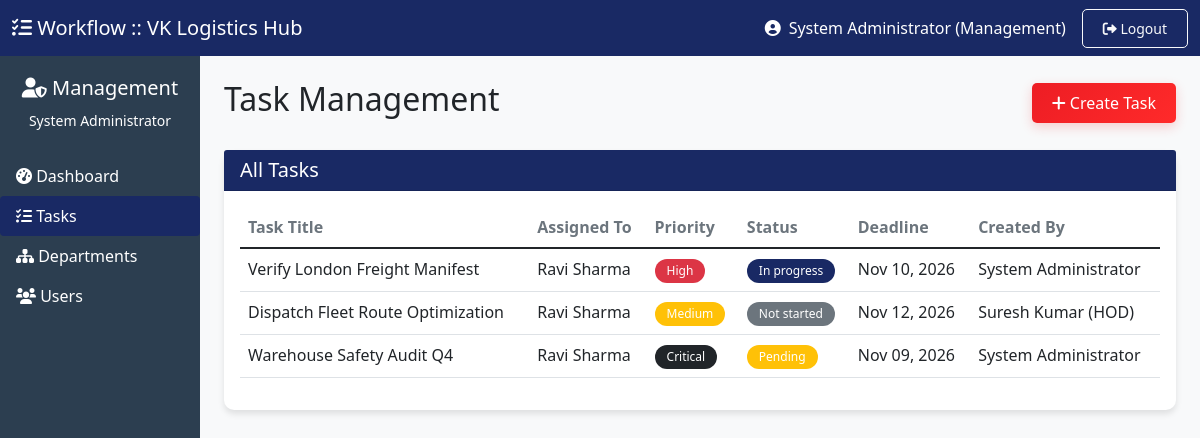
Before: /dashboard/management/tasks-1.php (signed in) with the older database file.
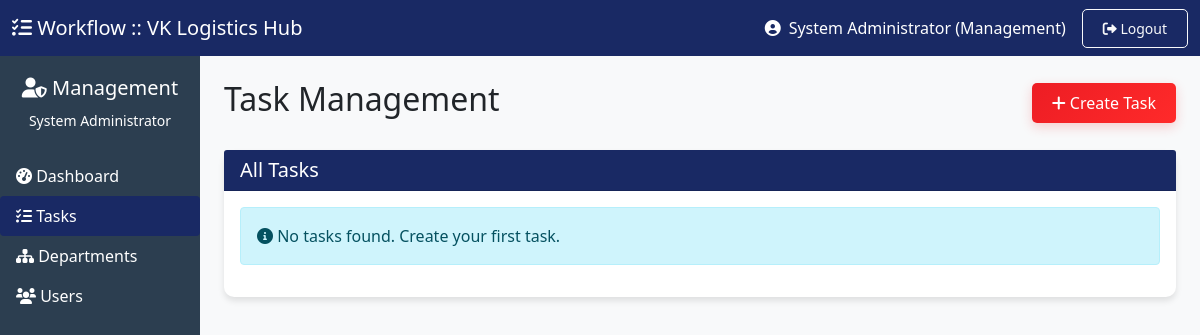
After: the same page with the newer database file.
### tables this page shows
CREATE TABLE IF NOT EXISTS `tasks` (
  `id` INT AUTO_INCREMENT PRIMARY KEY,
  `title` VARCHAR(255) NOT NULL,
  `description` TEXT NOT NULL,
  `priority` ENUM('low', 'medium', 'high', 'critical') DEFAULT 'medium',
  `status` ENUM('pending', 'not_started', 'in_progress', 'dependency_block', 'waiting_review', 'completed', 'rejected') DEFAULT 'pending',
  `deadline` DATE NOT NULL,
  `submission_details` TEXT NULL,
  `created_by` INT NOT NULL,
  `completed_at` DATETIME NULL,
  `created_at` TIMESTAMP DEFAULT CURRENT_TIMESTAMP,
  `updated_at` TIMESTAMP DEFAULT CURRENT_TIMESTAMP ON UPDATE CURRENT_TIMESTAMP,
  INDEX (`created_by`),
  INDEX (`status`),
  INDEX (`priority`)
);

CREATE TABLE IF NOT EXISTS `users` (
  `id` INT AUTO_INCREMENT PRIMARY KEY,
  `username` VARCHAR(50) NOT NULL UNIQUE,
  `email` VARCHAR(100) NOT NULL UNIQUE,
  `password` VARCHAR(255) NOT NULL,
  `full_name` VARCHAR(100) NOT NULL,
  `role` ENUM('management', 'hod', 'employee') NOT NULL,
  `department_id` INT NULL,
  `position` VARCHAR(100) NULL,
  `is_active` TINYINT(1) DEFAULT 1,
  `last_login` DATETIME NULL,
  `created_at` TIMESTAMP DEFAULT CURRENT_TIMESTAMP,
  INDEX (`department_id`),
  INDEX (`role`),
  INDEX (`is_active`)
);

### dashboard/management/tasks-1.php (the view, shortened to what the changed rows need)
<?php
require_once __DIR__ . '/../../config.php';
try {
    $db = getDB();
} catch(Exception $e) {
    die("Database connection failed. Please check your database setup.");
}
$tasks = [];
try {
    $stmt = $db->query("SELECT t.*, u.full_name as created_by_name, a.full_name as assigned_to_name FROM tasks t LEFT JOIN users u ON t.created_by = u.id LEFT JOIN task_assignments ta ON t.id = ta.task_id LEFT JOIN users a ON ta.assigned_to = a.id ORDER BY t.created_at DESC");
    $tasks = $stmt->fetchAll();
} catch(Exception $e) {
    $message = "Error loading data: " . $e->getMessage();
    $message_type = "danger";
}
?>
<!DOCTYPE html>
<html lang="en">
<head>
    <link href="https://cdn.jsdelivr.net/npm/bootstrap@5.1.3/dist/css/bootstrap.min.css" rel="stylesheet">
    <link rel="stylesheet" href="https://cdnjs.cloudflare.com/ajax/libs/font-awesome/6.0.0/css/all.min.css">
 <link href="../../assets/css/style.css" rel="stylesheet">
</head>
<body style="background-color: #f8f9fa;">
    <div class="container-fluid">
        <div class="row">
            <main class="col-md-9 ms-sm-auto col-lg-10 px-md-4 py-4">
                <div class="d-flex justify-content-between align-items-center mb-4">
                    <h1 class="h2">Task Management</h1>
                </div>
                <div class="card">
                    <div class="card-body">
                        <?php if(empty($tasks)): ?>
                            <div class="alert alert-info">
                                <i class="fas fa-info-circle"></i> No tasks found. Create your first task.
                            </div>
                        <?php else: ?>
                            <div class="table-responsive">
                                <table class="table table-hover">
                                    <thead>
                                        <tr>
                                            <th>Task Title</th>
                                            <th>Assigned To</th>
                                            <th>Priority</th>
                                            <th>Status</th>
                                            <th>Deadline</th>
                                            <th>Created By</th>
                                        </tr>
                                    </thead>
                                    <tbody>
                                        <?php foreach($tasks as $task): ?>
                                        <tr>
                                            <td><?php echo htmlspecialchars($task['title']); ?></td>
                                            <td><?php echo $task['assigned_to_name'] ?? 'Unassigned'; ?></td>
                                            <td>
                                                <?php
                                                $priority_colors = [
                                                    'low' => 'success',
                                                    'medium' => 'warning',
                                                    'high' => 'danger',
                                                    'critical' => 'dark'
                                                ];
                                                $color = $priority_colors[$task['priority']] ?? 'secondary';
                                                ?>
                                                <span class="badge bg-<?php echo $color; ?>">
                                                    <?php echo ucfirst($task['priority']); ?>
                                                </span>
                                            </td>
                                            <td>
                                                <?php
                                                $status_colors = [
                                                    'pending' => 'warning',
                                                    'not_started' => 'secondary',
                                                    'in_progress' => 'primary',
                                                    'waiting_review' => 'info',
                                                    'completed' => 'success',
                                                    'rejected' => 'danger'
                                                ];
                                                $color = $status_colors[$task['status']] ?? 'secondary';
                                                ?>
                                                <span class="badge bg-<?php echo $color; ?>">
                                                    <?php echo str_replace('_', ' ', ucfirst($task['status'])); ?>
                                                </span>
                                            </td>
                                            <td><?php echo date('M d, Y', strtotime($task['deadline'])); ?></td>
                                            <td><?php echo $task['created_by_name']; ?></td>
                                        </tr>
                                        <?php endforeach; ?>
                                    </tbody>
                                </table>
                            </div>
                        <?php endif; ?>
                    </div>
                </div>
            </main>
        </div>
    </div>
</body>
</html>

Changed rows visible on the page:
removed tasks: title "Verify London Freight Manifest", users.full_name "Ravi Sharma", priority "High", status "In progress", deadline "Nov 10, 2026", users.full_name "System Administrator"
removed tasks: title "Dispatch Fleet Route Optimization", users.full_name "Ravi Sharma", priority "Medium", status "Not started", deadline "Nov 12, 2026", users.full_name "Suresh Kumar (HOD)"
removed tasks: title "Warehouse Safety Audit Q4", users.full_name "Ravi Sharma", priority "Critical", status "Pending", deadline "Nov 09, 2026", users.full_name "System Administrator"
Other visible differences:
text no longer shown: "Task Title Assigned To Priority Status Deadline Created By"
text now shown: "No tasks found. Create your first task."
